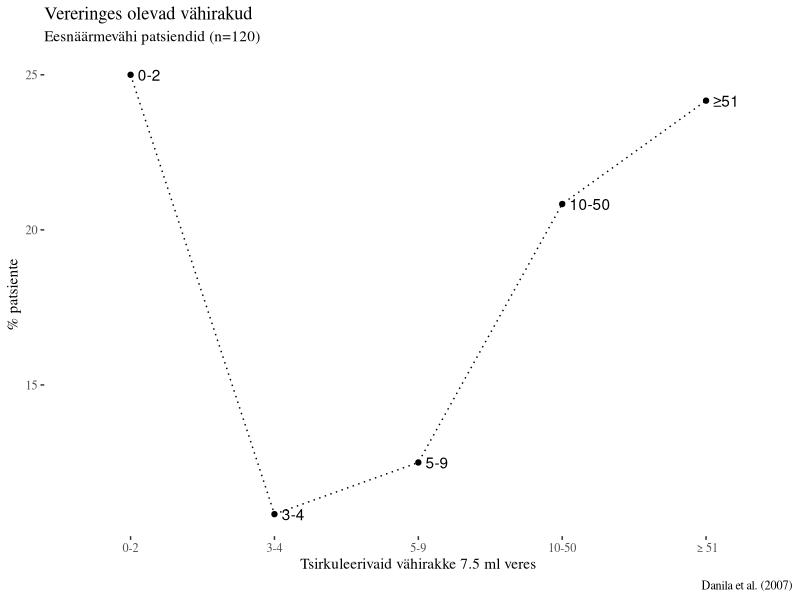

Generate this figure with R:
## ---- chunk 1
danila <- data.frame(CTC = factor(c("0-2","3-4","5-9","10-50","≥51"),
              levels = c("0-2","3-4","5-9","10-50","≥51")),
              Patients = c(30,13,15,25,29))
library(ggplot2)
library(ggthemes)
ggplot(danila,aes(CTC, (Patients/120)*100, label = CTC, group = 1)) +
  geom_point() +
  geom_text(hjust = 0, nudge_x = 0.05) +
  geom_line(linetype = 3) +
  labs(title = "Vereringes olevad vähirakud",
       subtitle = "Eesnäärmevähi patsiendid (n=120)",
       caption = "Danila et al. (2007)",
       x = "Tsirkuleerivaid vähirakke 7.5 ml veres",
       y = "% patsiente") +
  theme_tufte()

